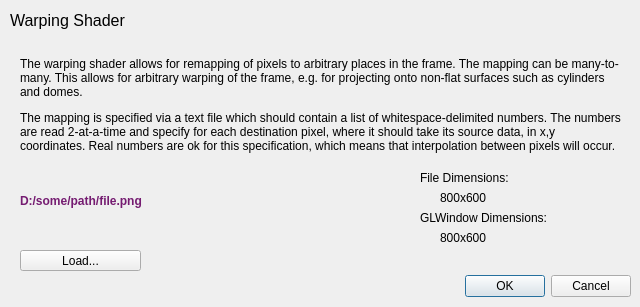
<?xml version="1.0" encoding="UTF-8"?>
<ui version="4.0">
 <class>WarpingConfig</class>
 <widget class="QDialog" name="WarpingConfig">
  <property name="geometry">
   <rect>
    <x>0</x>
    <y>0</y>
    <width>640</width>
    <height>307</height>
   </rect>
  </property>
  <property name="sizePolicy">
   <sizepolicy hsizetype="Fixed" vsizetype="Fixed">
    <horstretch>0</horstretch>
    <verstretch>0</verstretch>
   </sizepolicy>
  </property>
  <property name="minimumSize">
   <size>
    <width>640</width>
    <height>307</height>
   </size>
  </property>
  <property name="maximumSize">
   <size>
    <width>640</width>
    <height>307</height>
   </size>
  </property>
  <property name="windowTitle">
   <string>Warping Shader Config</string>
  </property>
  <widget class="QLabel" name="label">
   <property name="geometry">
    <rect>
     <x>10</x>
     <y>10</y>
     <width>211</width>
     <height>21</height>
    </rect>
   </property>
   <property name="font">
    <font>
     <pointsize>12</pointsize>
    </font>
   </property>
   <property name="text">
    <string>Warping Shader</string>
   </property>
  </widget>
  <widget class="QPushButton" name="but_load">
   <property name="geometry">
    <rect>
     <x>20</x>
     <y>250</y>
     <width>121</width>
     <height>21</height>
    </rect>
   </property>
   <property name="text">
    <string>Load...</string>
   </property>
  </widget>
  <widget class="QLabel" name="label_6">
   <property name="geometry">
    <rect>
     <x>420</x>
     <y>170</y>
     <width>191</width>
     <height>16</height>
    </rect>
   </property>
   <property name="text">
    <string>File Dimensions:</string>
   </property>
  </widget>
  <widget class="QLabel" name="lbl_filename">
   <property name="geometry">
    <rect>
     <x>20</x>
     <y>170</y>
     <width>391</width>
     <height>61</height>
    </rect>
   </property>
   <property name="palette">
    <palette>
     <active>
      <colorrole role="WindowText">
       <brush brushstyle="SolidPattern">
        <color alpha="255">
         <red>117</red>
         <green>28</green>
         <blue>113</blue>
        </color>
       </brush>
      </colorrole>
      <colorrole role="Text">
       <brush brushstyle="SolidPattern">
        <color alpha="255">
         <red>117</red>
         <green>28</green>
         <blue>113</blue>
        </color>
       </brush>
      </colorrole>
     </active>
     <inactive>
      <colorrole role="WindowText">
       <brush brushstyle="SolidPattern">
        <color alpha="255">
         <red>117</red>
         <green>28</green>
         <blue>113</blue>
        </color>
       </brush>
      </colorrole>
      <colorrole role="Text">
       <brush brushstyle="SolidPattern">
        <color alpha="255">
         <red>117</red>
         <green>28</green>
         <blue>113</blue>
        </color>
       </brush>
      </colorrole>
     </inactive>
     <disabled>
      <colorrole role="WindowText">
       <brush brushstyle="SolidPattern">
        <color alpha="255">
         <red>120</red>
         <green>120</green>
         <blue>120</blue>
        </color>
       </brush>
      </colorrole>
      <colorrole role="Text">
       <brush brushstyle="SolidPattern">
        <color alpha="255">
         <red>120</red>
         <green>120</green>
         <blue>120</blue>
        </color>
       </brush>
      </colorrole>
     </disabled>
    </palette>
   </property>
   <property name="font">
    <font>
     <weight>75</weight>
     <bold>true</bold>
    </font>
   </property>
   <property name="text">
    <string>D:/some/path/file.png</string>
   </property>
   <property name="alignment">
    <set>Qt::AlignLeading|Qt::AlignLeft|Qt::AlignVCenter</set>
   </property>
   <property name="wordWrap">
    <bool>true</bool>
   </property>
  </widget>
  <widget class="QLabel" name="label_2">
   <property name="geometry">
    <rect>
     <x>20</x>
     <y>40</y>
     <width>601</width>
     <height>131</height>
    </rect>
   </property>
   <property name="text">
    <string>&lt;html&gt;&lt;head/&gt;&lt;body&gt;&lt;p&gt;The warping shader allows for remapping of pixels to arbitrary places in the frame. The mapping can be many-to-many. This allows for arbitrary warping of the frame, e.g. for projecting onto non-flat surfaces such as cylinders and domes. &lt;/p&gt;&lt;p&gt;The mapping is specified via a text file which should contain a list of whitespace-delimited numbers. The numbers are read 2-at-a-time and specify for each destination pixel, where it should take its source data, in x,y coordinates. Real numbers are ok for this specification, which means that interpolation between pixels will occur.&lt;/p&gt;&lt;/body&gt;&lt;/html&gt;</string>
   </property>
   <property name="wordWrap">
    <bool>true</bool>
   </property>
  </widget>
  <widget class="QLabel" name="lbl_windims">
   <property name="geometry">
    <rect>
     <x>440</x>
     <y>230</y>
     <width>181</width>
     <height>16</height>
    </rect>
   </property>
   <property name="text">
    <string>800x600</string>
   </property>
  </widget>
  <widget class="QLabel" name="lbl_filedims">
   <property name="geometry">
    <rect>
     <x>440</x>
     <y>190</y>
     <width>181</width>
     <height>16</height>
    </rect>
   </property>
   <property name="text">
    <string>800x600</string>
   </property>
  </widget>
  <widget class="QDialogButtonBox" name="buttonBox">
   <property name="geometry">
    <rect>
     <x>290</x>
     <y>270</y>
     <width>341</width>
     <height>32</height>
    </rect>
   </property>
   <property name="orientation">
    <enum>Qt::Horizontal</enum>
   </property>
   <property name="standardButtons">
    <set>QDialogButtonBox::Cancel|QDialogButtonBox::Ok</set>
   </property>
  </widget>
  <widget class="QLabel" name="label_3">
   <property name="geometry">
    <rect>
     <x>420</x>
     <y>210</y>
     <width>201</width>
     <height>16</height>
    </rect>
   </property>
   <property name="text">
    <string>GLWindow Dimensions:</string>
   </property>
  </widget>
 </widget>
 <resources/>
 <connections>
  <connection>
   <sender>buttonBox</sender>
   <signal>accepted()</signal>
   <receiver>WarpingConfig</receiver>
   <slot>accept()</slot>
   <hints>
    <hint type="sourcelabel">
     <x>498</x>
     <y>280</y>
    </hint>
    <hint type="destinationlabel">
     <x>11</x>
     <y>283</y>
    </hint>
   </hints>
  </connection>
  <connection>
   <sender>buttonBox</sender>
   <signal>rejected()</signal>
   <receiver>WarpingConfig</receiver>
   <slot>reject()</slot>
   <hints>
    <hint type="sourcelabel">
     <x>402</x>
     <y>286</y>
    </hint>
    <hint type="destinationlabel">
     <x>212</x>
     <y>300</y>
    </hint>
   </hints>
  </connection>
 </connections>
</ui>
